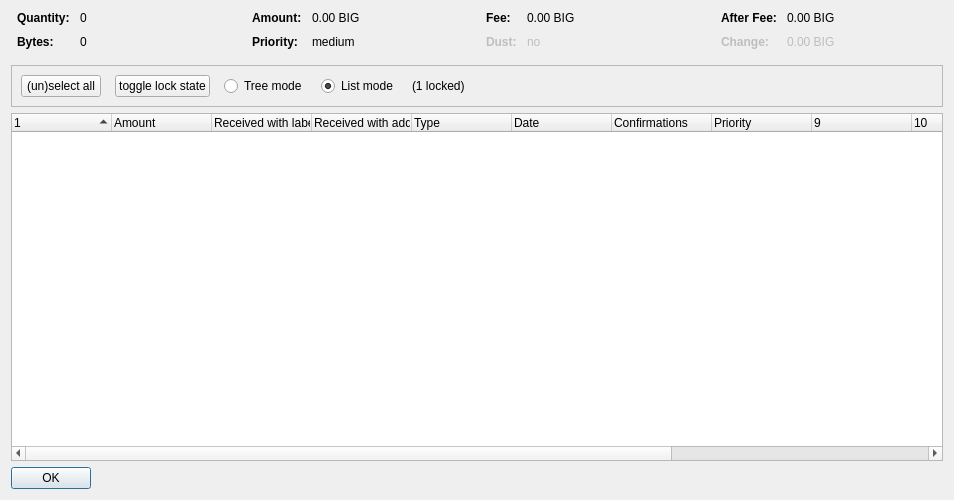
<?xml version="1.0" encoding="UTF-8"?>
<ui version="4.0">
 <class>CoinControlDialog</class>
 <widget class="QDialog" name="CoinControlDialog">
  <property name="geometry">
   <rect>
    <x>0</x>
    <y>0</y>
    <width>954</width>
    <height>500</height>
   </rect>
  </property>
  <property name="windowTitle">
   <string>Coin Selection</string>
  </property>
  <layout class="QVBoxLayout" name="verticalLayout">
   <item>
    <layout class="QHBoxLayout" name="horizontalLayoutTop" stretch="0,0,0,0">
     <property name="topMargin">
      <number>0</number>
     </property>
     <property name="bottomMargin">
      <number>10</number>
     </property>
     <item>
      <layout class="QFormLayout" name="formLayoutCoinControl1">
       <property name="horizontalSpacing">
        <number>10</number>
       </property>
       <property name="verticalSpacing">
        <number>10</number>
       </property>
       <property name="leftMargin">
        <number>6</number>
       </property>
       <property name="rightMargin">
        <number>6</number>
       </property>
       <item row="0" column="0">
        <widget class="QLabel" name="labelCoinControlQuantityText">
         <property name="font">
          <font>
           <weight>75</weight>
           <bold>true</bold>
          </font>
         </property>
         <property name="text">
          <string>Quantity:</string>
         </property>
        </widget>
       </item>
       <item row="0" column="1">
        <widget class="QLabel" name="labelCoinControlQuantity">
         <property name="cursor">
          <cursorShape>IBeamCursor</cursorShape>
         </property>
         <property name="contextMenuPolicy">
          <enum>Qt::ActionsContextMenu</enum>
         </property>
         <property name="text">
          <string notr="true">0</string>
         </property>
         <property name="textInteractionFlags">
          <set>Qt::LinksAccessibleByMouse|Qt::TextSelectableByKeyboard|Qt::TextSelectableByMouse</set>
         </property>
        </widget>
       </item>
       <item row="1" column="0">
        <widget class="QLabel" name="labelCoinControlBytesText">
         <property name="font">
          <font>
           <weight>75</weight>
           <bold>true</bold>
          </font>
         </property>
         <property name="text">
          <string>Bytes:</string>
         </property>
        </widget>
       </item>
       <item row="1" column="1">
        <widget class="QLabel" name="labelCoinControlBytes">
         <property name="cursor">
          <cursorShape>IBeamCursor</cursorShape>
         </property>
         <property name="contextMenuPolicy">
          <enum>Qt::ActionsContextMenu</enum>
         </property>
         <property name="text">
          <string notr="true">0</string>
         </property>
         <property name="textInteractionFlags">
          <set>Qt::LinksAccessibleByMouse|Qt::TextSelectableByKeyboard|Qt::TextSelectableByMouse</set>
         </property>
        </widget>
       </item>
      </layout>
     </item>
     <item>
      <layout class="QFormLayout" name="formLayoutCoinControl2">
       <property name="horizontalSpacing">
        <number>10</number>
       </property>
       <property name="verticalSpacing">
        <number>10</number>
       </property>
       <property name="leftMargin">
        <number>6</number>
       </property>
       <property name="rightMargin">
        <number>6</number>
       </property>
       <item row="0" column="0">
        <widget class="QLabel" name="labelCoinControlAmountText">
         <property name="font">
          <font>
           <weight>75</weight>
           <bold>true</bold>
          </font>
         </property>
         <property name="text">
          <string>Amount:</string>
         </property>
        </widget>
       </item>
       <item row="0" column="1">
        <widget class="QLabel" name="labelCoinControlAmount">
         <property name="cursor">
          <cursorShape>IBeamCursor</cursorShape>
         </property>
         <property name="contextMenuPolicy">
          <enum>Qt::ActionsContextMenu</enum>
         </property>
         <property name="text">
          <string notr="true">0.00 BIG</string>
         </property>
         <property name="textInteractionFlags">
          <set>Qt::LinksAccessibleByMouse|Qt::TextSelectableByKeyboard|Qt::TextSelectableByMouse</set>
         </property>
        </widget>
       </item>
       <item row="1" column="0">
        <widget class="QLabel" name="labelCoinControlPriorityText">
         <property name="font">
          <font>
           <weight>75</weight>
           <bold>true</bold>
          </font>
         </property>
         <property name="text">
          <string>Priority:</string>
         </property>
        </widget>
       </item>
       <item row="1" column="1">
        <widget class="QLabel" name="labelCoinControlPriority">
         <property name="cursor">
          <cursorShape>IBeamCursor</cursorShape>
         </property>
         <property name="contextMenuPolicy">
          <enum>Qt::ActionsContextMenu</enum>
         </property>
         <property name="text">
          <string>medium</string>
         </property>
         <property name="textInteractionFlags">
          <set>Qt::LinksAccessibleByMouse|Qt::TextSelectableByKeyboard|Qt::TextSelectableByMouse</set>
         </property>
        </widget>
       </item>
      </layout>
     </item>
     <item>
      <layout class="QFormLayout" name="formLayoutCoinControl3">
       <property name="horizontalSpacing">
        <number>10</number>
       </property>
       <property name="verticalSpacing">
        <number>10</number>
       </property>
       <property name="leftMargin">
        <number>6</number>
       </property>
       <property name="rightMargin">
        <number>6</number>
       </property>
       <item row="0" column="0">
        <widget class="QLabel" name="labelCoinControlFeeText">
         <property name="font">
          <font>
           <weight>75</weight>
           <bold>true</bold>
          </font>
         </property>
         <property name="text">
          <string>Fee:</string>
         </property>
        </widget>
       </item>
       <item row="0" column="1">
        <widget class="QLabel" name="labelCoinControlFee">
         <property name="cursor">
          <cursorShape>IBeamCursor</cursorShape>
         </property>
         <property name="contextMenuPolicy">
          <enum>Qt::ActionsContextMenu</enum>
         </property>
         <property name="text">
          <string notr="true">0.00 BIG</string>
         </property>
         <property name="textInteractionFlags">
          <set>Qt::LinksAccessibleByMouse|Qt::TextSelectableByKeyboard|Qt::TextSelectableByMouse</set>
         </property>
        </widget>
       </item>
       <item row="1" column="0">
        <widget class="QLabel" name="labelCoinControlLowOutputText">
         <property name="enabled">
          <bool>false</bool>
         </property>
         <property name="font">
          <font>
           <weight>75</weight>
           <bold>true</bold>
          </font>
         </property>
         <property name="text">
          <string>Dust:</string>
         </property>
        </widget>
       </item>
       <item row="1" column="1">
        <widget class="QLabel" name="labelCoinControlLowOutput">
         <property name="enabled">
          <bool>false</bool>
         </property>
         <property name="cursor">
          <cursorShape>IBeamCursor</cursorShape>
         </property>
         <property name="contextMenuPolicy">
          <enum>Qt::ActionsContextMenu</enum>
         </property>
         <property name="text">
          <string>no</string>
         </property>
         <property name="textInteractionFlags">
          <set>Qt::LinksAccessibleByMouse|Qt::TextSelectableByKeyboard|Qt::TextSelectableByMouse</set>
         </property>
        </widget>
       </item>
      </layout>
     </item>
     <item>
      <layout class="QFormLayout" name="formLayoutCoinControl4">
       <property name="horizontalSpacing">
        <number>10</number>
       </property>
       <property name="verticalSpacing">
        <number>10</number>
       </property>
       <property name="leftMargin">
        <number>6</number>
       </property>
       <property name="rightMargin">
        <number>6</number>
       </property>
       <item row="0" column="0">
        <widget class="QLabel" name="labelCoinControlAfterFeeText">
         <property name="font">
          <font>
           <weight>75</weight>
           <bold>true</bold>
          </font>
         </property>
         <property name="text">
          <string>After Fee:</string>
         </property>
        </widget>
       </item>
       <item row="0" column="1">
        <widget class="QLabel" name="labelCoinControlAfterFee">
         <property name="cursor">
          <cursorShape>IBeamCursor</cursorShape>
         </property>
         <property name="contextMenuPolicy">
          <enum>Qt::ActionsContextMenu</enum>
         </property>
         <property name="text">
          <string notr="true">0.00 BIG</string>
         </property>
         <property name="textInteractionFlags">
          <set>Qt::LinksAccessibleByMouse|Qt::TextSelectableByKeyboard|Qt::TextSelectableByMouse</set>
         </property>
        </widget>
       </item>
       <item row="1" column="0">
        <widget class="QLabel" name="labelCoinControlChangeText">
         <property name="enabled">
          <bool>false</bool>
         </property>
         <property name="font">
          <font>
           <weight>75</weight>
           <bold>true</bold>
          </font>
         </property>
         <property name="text">
          <string>Change:</string>
         </property>
        </widget>
       </item>
       <item row="1" column="1">
        <widget class="QLabel" name="labelCoinControlChange">
         <property name="enabled">
          <bool>false</bool>
         </property>
         <property name="cursor">
          <cursorShape>IBeamCursor</cursorShape>
         </property>
         <property name="contextMenuPolicy">
          <enum>Qt::ActionsContextMenu</enum>
         </property>
         <property name="text">
          <string notr="true">0.00 BIG</string>
         </property>
         <property name="textInteractionFlags">
          <set>Qt::LinksAccessibleByMouse|Qt::TextSelectableByKeyboard|Qt::TextSelectableByMouse</set>
         </property>
        </widget>
       </item>
      </layout>
     </item>
    </layout>
   </item>
   <item>
    <widget class="QFrame" name="frame">
     <property name="minimumSize">
      <size>
       <width>0</width>
       <height>40</height>
      </size>
     </property>
     <property name="frameShape">
      <enum>QFrame::StyledPanel</enum>
     </property>
     <property name="frameShadow">
      <enum>QFrame::Sunken</enum>
     </property>
     <layout class="QHBoxLayout" name="horizontalLayout">
      <item>
       <layout class="QHBoxLayout" name="horizontalLayoutPanel" stretch="0,0,0,0,0,0">
        <property name="spacing">
         <number>14</number>
        </property>
        <item>
         <widget class="QPushButton" name="pushButtonSelectAll">
          <property name="sizePolicy">
           <sizepolicy hsizetype="Maximum" vsizetype="Fixed">
            <horstretch>0</horstretch>
            <verstretch>0</verstretch>
           </sizepolicy>
          </property>
          <property name="text">
           <string>(un)select all</string>
          </property>
          <property name="autoDefault">
           <bool>false</bool>
          </property>
         </widget>
        </item>
        <item>
         <widget class="QPushButton" name="pushButtonToggleLock">
          <property name="sizePolicy">
           <sizepolicy hsizetype="Maximum" vsizetype="Fixed">
            <horstretch>0</horstretch>
            <verstretch>0</verstretch>
           </sizepolicy>
          </property>
          <property name="text">
           <string>toggle lock state</string>
          </property>
          <property name="autoDefault">
           <bool>false</bool>
          </property>
         </widget>
        </item>
        <item>
         <widget class="QRadioButton" name="radioTreeMode">
          <property name="sizePolicy">
           <sizepolicy hsizetype="Maximum" vsizetype="Fixed">
            <horstretch>0</horstretch>
            <verstretch>0</verstretch>
           </sizepolicy>
          </property>
          <property name="text">
           <string>Tree mode</string>
          </property>
         </widget>
        </item>
        <item>
         <widget class="QRadioButton" name="radioListMode">
          <property name="sizePolicy">
           <sizepolicy hsizetype="Maximum" vsizetype="Fixed">
            <horstretch>0</horstretch>
            <verstretch>0</verstretch>
           </sizepolicy>
          </property>
          <property name="text">
           <string>List mode</string>
          </property>
          <property name="checked">
           <bool>true</bool>
          </property>
         </widget>
        </item>
        <item>
         <widget class="QLabel" name="labelLocked">
          <property name="text">
           <string>(1 locked)</string>
          </property>
         </widget>
        </item>
        <item>
         <spacer name="horizontalSpacer">
          <property name="orientation">
           <enum>Qt::Horizontal</enum>
          </property>
          <property name="sizeHint" stdset="0">
           <size>
            <width>40</width>
            <height>20</height>
           </size>
          </property>
         </spacer>
        </item>
       </layout>
      </item>
     </layout>
    </widget>
   </item>
   <item>
    <widget class="CoinControlTreeWidget" name="treeWidget">
     <property name="contextMenuPolicy">
      <enum>Qt::CustomContextMenu</enum>
     </property>
     <property name="sortingEnabled">
      <bool>false</bool>
     </property>
     <property name="columnCount">
      <number>13</number>
     </property>
     <attribute name="headerShowSortIndicator" stdset="0">
      <bool>true</bool>
     </attribute>
     <attribute name="headerStretchLastSection">
      <bool>false</bool>
     </attribute>
     <column>
      <property name="text">
       <string/>
      </property>
     </column>
     <column>
      <property name="text">
       <string>Amount</string>
      </property>
     </column>
     <column>
      <property name="text">
       <string>Received with label</string>
      </property>
     </column>
     <column>
      <property name="text">
       <string>Received with address</string>
      </property>
     </column>
     <column>
      <property name="text">
	<string>Type</string>
      </property>
     </column>
     <column>
      <property name="text">	 
       <string>Date</string>
      </property>
     </column>
     <column>
      <property name="text">
       <string>Confirmations</string>
      </property>
      <property name="toolTip">
       <string>Confirmed</string>
      </property>
     </column>
     <column>
      <property name="text">
       <string>Priority</string>
      </property>
     </column>
     <column>
      <property name="text">
       <string/>
      </property>
     </column>
     <column>
      <property name="text">
       <string/>
      </property>
     </column>
     <column>
      <property name="text">
       <string/>
      </property>
     </column>
     <column>
      <property name="text">
       <string/>
      </property>
     </column>
     <column>
      <property name="text">
       <string/>
      </property>
     </column>
    </widget>
   </item>
   <item>
    <widget class="QDialogButtonBox" name="buttonBox">
     <property name="sizePolicy">
      <sizepolicy hsizetype="Maximum" vsizetype="Fixed">
       <horstretch>0</horstretch>
       <verstretch>0</verstretch>
      </sizepolicy>
     </property>
     <property name="orientation">
      <enum>Qt::Horizontal</enum>
     </property>
     <property name="standardButtons">
      <set>QDialogButtonBox::Ok</set>
     </property>
    </widget>
   </item>
  </layout>
 </widget>
 <customwidgets>
  <customwidget>
   <class>CoinControlTreeWidget</class>
   <extends>QTreeWidget</extends>
   <header>coincontroltreewidget.h</header>
  </customwidget>
 </customwidgets>
 <resources/>
 <connections/>
</ui>
